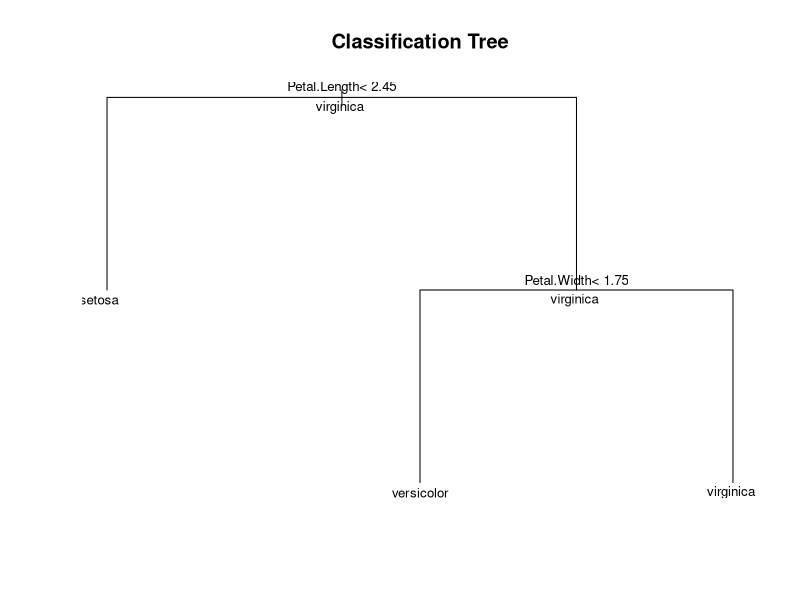

Write R code to recreate this figure.
# Decision Tree - Classification ----
library(caret)
data("iris")
iris = iris
str(iris)
index = createDataPartition(iris[,1], p =0.80, list = FALSE)
training = iris[index,]
valid = iris[-index,]
dim(training)
dim(valid)
control <- trainControl(method="cv", number=10)
metric <- "Accuracy"
set.seed(7)
fit.rpart <- train(Species~., data = training, method="rpart", metric=metric, trControl=control)
fit.rpart
plot(fit.rpart$finalModel, uniform=TRUE,
     main="Classification Tree")
text(fit.rpart$finalModel, use.n.=TRUE, all=TRUE, cex=.8)
data.pred = predict(fit.rpart, newdata = valid)
cm = confusionMatrix(as.factor(data.pred), reference = as.factor(valid$Species), mode = "prec_recall")
print(cm)